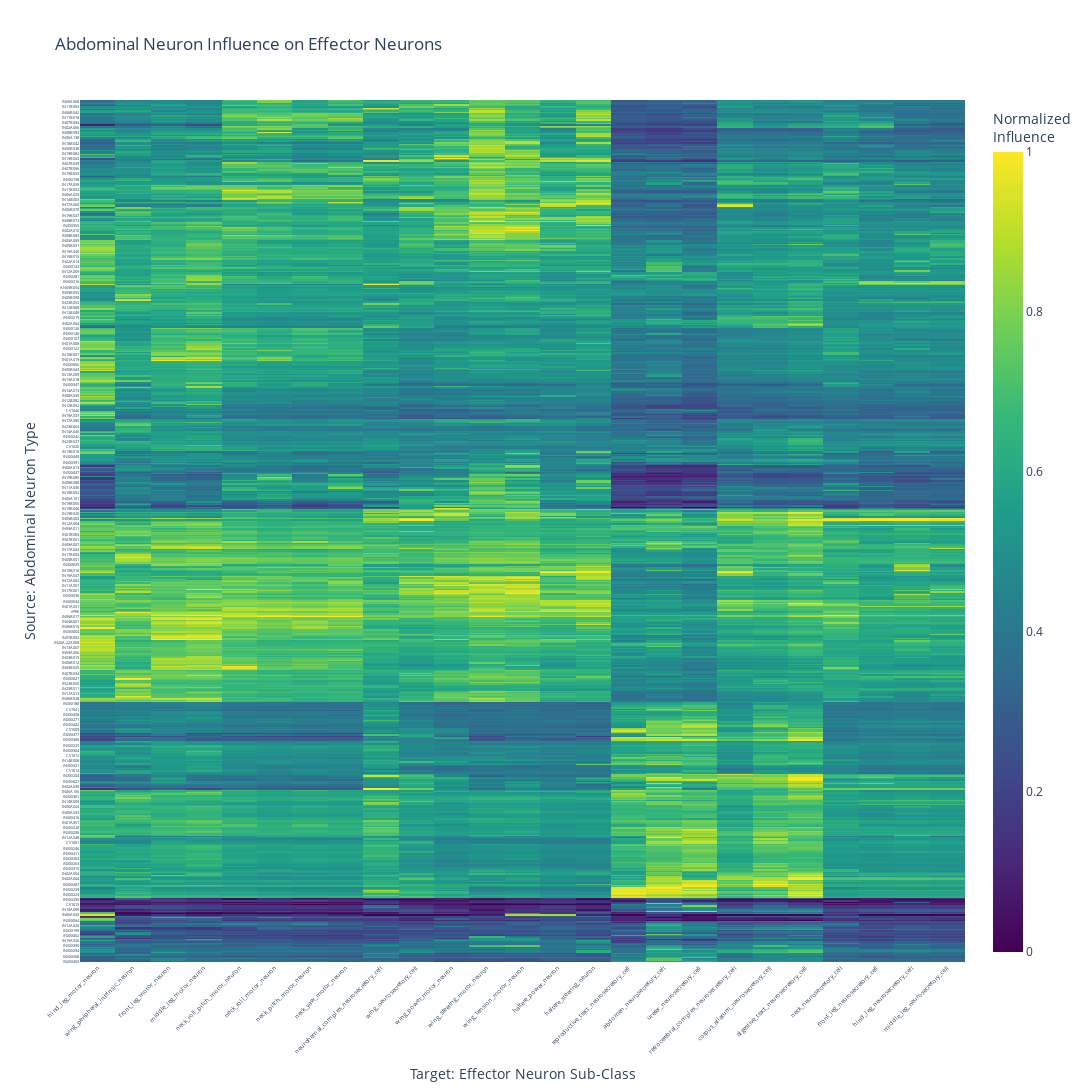

Notebook code for this chart:
### Code cell
# Find influence column
influence_col = [col for col in abdominal_influence.columns if 'Influence_score' in col][0]

# Aggregate by source and target
abdominal_influence_ct = abdominal_influence.groupby(
    ['source', 'target_sub_class']
).agg({
    influence_col: 'sum',
    'id': 'count'
}).reset_index().rename(columns={
    'id': 'n_targets',
    influence_col: 'influence'
})

# Recalculate adjusted influence
abdominal_influence_ct['adjusted_influence'] = np.log(abdominal_influence_ct['influence']) + 24
abdominal_influence_ct['adjusted_influence'] = abdominal_influence_ct['adjusted_influence'].replace([np.inf, -np.inf], 0)

# Filter out missing
abdominal_influence_ct = abdominal_influence_ct[
    abdominal_influence_ct['source'].notna() &
    abdominal_influence_ct['target_sub_class'].notna()
]

print(f"Aggregated to {len(abdominal_influence_ct):,} source-target pairs")

# Create matrix for heatmap
abdominal_matrix = abdominal_influence_ct.pivot(
    index='source',
    columns='target_sub_class',
    values='adjusted_influence'
).fillna(0)

# Filter rows with low total influence
row_sums = abdominal_matrix.sum(axis=1)
abdominal_matrix = abdominal_matrix[row_sums > 50]

print(f"Heatmap matrix: {abdominal_matrix.shape[0]} sources x {abdominal_matrix.shape[1]} targets\n")

# Min-max normalize by column
abdominal_matrix_norm = abdominal_matrix.copy()
for col in abdominal_matrix_norm.columns:
    col_data = abdominal_matrix_norm[col]
    col_min = col_data.min()
    col_max = col_data.max()
    if col_max > col_min:
        abdominal_matrix_norm[col] = (col_data - col_min) / (col_max - col_min)
    else:
        abdominal_matrix_norm[col] = 0

abdominal_matrix_norm = abdominal_matrix_norm.replace([np.inf, -np.inf], 0).fillna(0)

# Cluster and reorder
row_linkage = linkage(pdist(abdominal_matrix_norm.values, metric='euclidean'), method='ward')
row_order = leaves_list(row_linkage)

col_linkage = linkage(pdist(abdominal_matrix_norm.T.values, metric='euclidean'), method='ward')
col_order = leaves_list(col_linkage)

abdominal_matrix_ordered = abdominal_matrix_norm.iloc[row_order, col_order]

# Create heatmap
fig = go.Figure(data=go.Heatmap(
    z=abdominal_matrix_ordered.values,
    x=abdominal_matrix_ordered.columns,
    y=abdominal_matrix_ordered.index,
    colorscale='Viridis',
    colorbar=dict(title='Normalized<br>Influence'),
    hovertemplate='Source: %{y}<br>Target: %{x}<br>Normalized Influence: %{z:.2f}<extra></extra>'
))

fig.update_layout(
    title='Abdominal Neuron Influence on Effector Neurons',
    xaxis_title='Target: Effector Neuron Sub-Class',
    yaxis_title='Source: Abdominal Neuron Type',
    width=1400,
    height=1200,
    xaxis={'tickangle': -45, 'tickfont': {'size': 6}},
    yaxis={'tickfont': {'size': 4}}
)

fig.write_html(f"{IMG_DIR}/{DATASET}_abdominal_influence_heatmap.html")
print("✓ Saved abdominal influence heatmap")
fig.show()

### Figure 1 — Plotly figure (JSON) as saved in the notebook; plotly's stock layout.template omitted (floating-point values rounded to 4 significant figures; data arrays with more than 128 entries replaced by an {"elided": "..."} marker saying what was removed)
{"data": [{"colorbar": {"title": {"text": "Normalized<br>Influence"}}, "colorscale": [[0.0, "#440154"], [0.1111, "#482878"], [0.2222, "#3e4989"], [0.3333, "#31688e"], [0.4444, "#26828e"], [0.5556, "#1f9e89"], [0.6667, "#35b779"], [0.7778, "#6ece58"], [0.8889, "#b5de2b"], [1.0, "#fde725"]], "hovertemplate": "Source: %{y}<br>Target: %{x}<br>Normalized Influence: %{z:.2f}<extra></extra>", "type": "heatmap", "x": ["hind_leg_motor_neuron", "wing_peripheral_intrinsic_neuron", "front_leg_motor_neuron", "middle_leg_motor_neuron", "neck_roll_pitch_motor_neuron", "neck_roll_motor_neuron", "neck_pitch_motor_neuron", "neck_yaw_motor_neuron", "neurohemal_complex_neurosecretory_cell", "wing_neurosecretory_cell", "wing_power_motor_neuron", "wing_steering_motor_neuron", "wing_tension_motor_neuron", "haltere_power_neuron", "haltere_steering_neuron", "reproductive_tract_neurosecretory_cell", "abdomen_neurosecretory_cell", "ureter_neurosecretory_cell", "retrocerebral_complex_neurosecretory_cell", "corpus_allatum_neurosecretory_cell", "digestive_tract_neurosecretory_cell", "neck_neurosecretory_cell", "front_leg_neurosecretory_cell", "hind_leg_neurosecretory_cell", "middle_leg_neurosecretory_cell"], "y": {"elided": "670 str values"}, "z": {"elided": "670x25 float values"}}], "layout": {"height": 1200, "title": {"text": "Abdominal Neuron Influence on Effector Neurons"}, "width": 1400, "xaxis": {"tickangle": -45, "tickfont": {"size": 6}, "title": {"text": "Target: Effector Neuron Sub-Class"}}, "yaxis": {"tickfont": {"size": 4}, "title": {"text": "Source: Abdominal Neuron Type"}}}}
